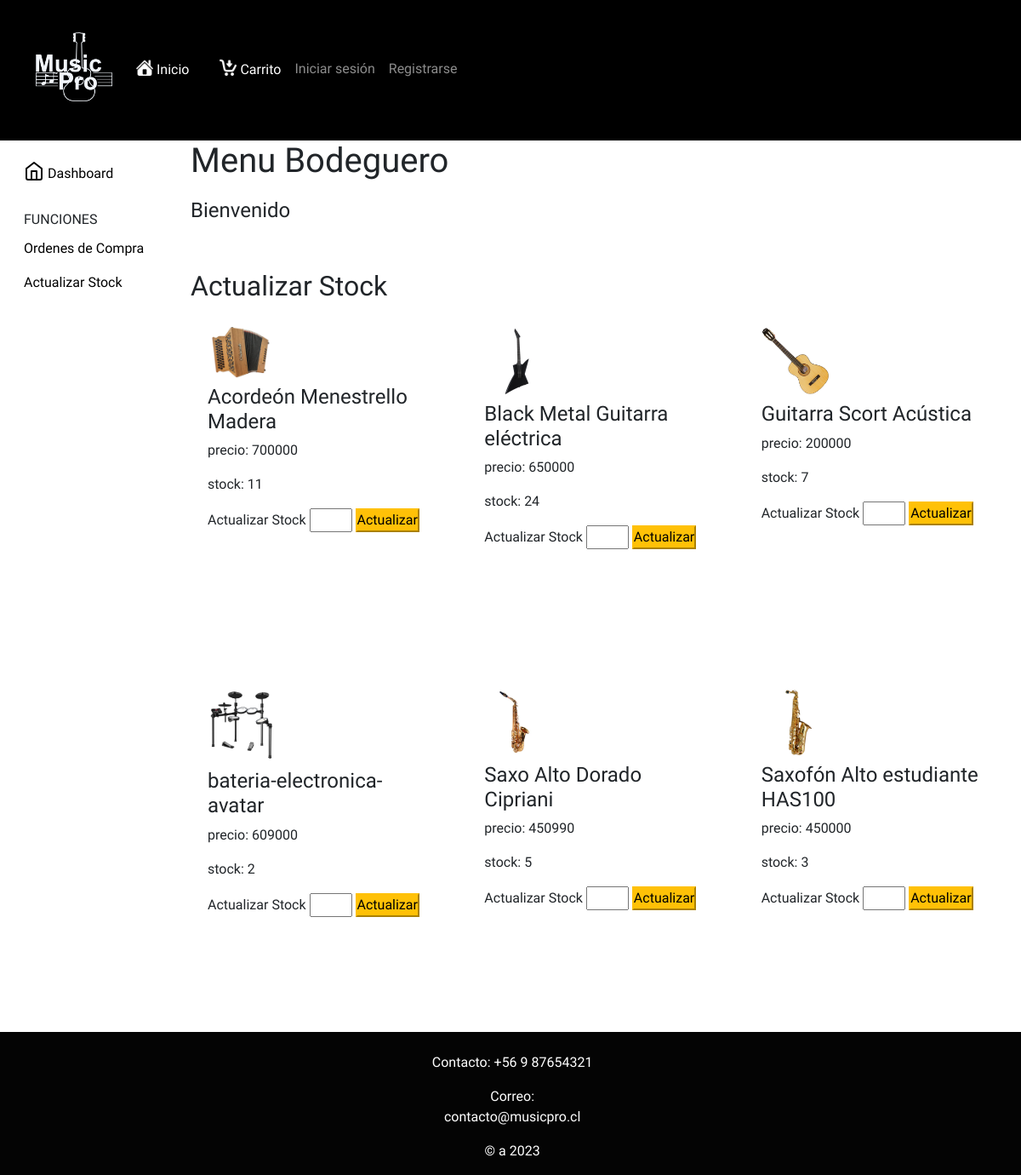
The page /bodegueroStock on the database as committed earlier.
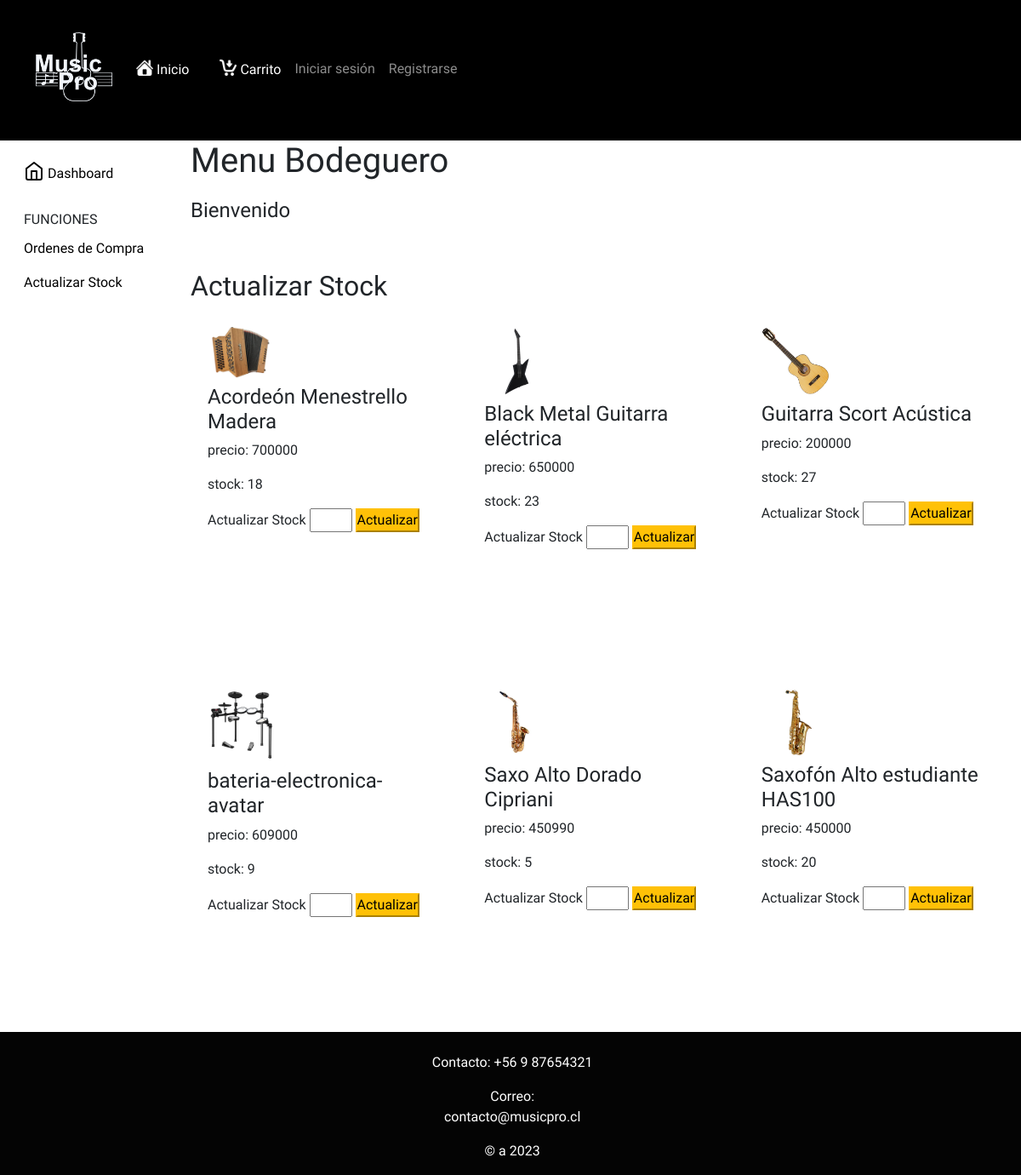
The same page on the database as committed later.
### core/models.py (models this page shows, shortened)
class Producto(models.Model):
    nombre = models.CharField(max_length=40)
    precio = models.IntegerField(default=0)
    stock = models.IntegerField(default=0)
    imagen =models.ImageField(upload_to='')
    descripcion = models.CharField(max_length=500, default='')
    idTipoProducto = models.ForeignKey(TipoProducto, on_delete=models.SET_NULL, null=True)

### core/views.py (the view)
# urls.py: path('bodegueroStock', bodegueroStock, name="bodegueroStock"),
def bodegueroStock(request):
    contexto = {
        'productos' : Producto.objects.all()
    }
    return render(request,'core/bodegueroStock.html', contexto)

### core/context_processor.py (called while the page is built)
def total_carrito(request):
    total = 0
    if 'carrito' in request.session:
        for key, value in request.session["carrito"].items():
            total += int(value["acumulado"])
    return {"total_carrito":total}

### core/templates/core/BodegueroStock.html (shortened to what this page needs)
{% extends "core/layout.html" %}
{% load static %}
{% block head %}
<link rel="stylesheet" href="{% static 'core/css/bodegueroStock.css' %}">
{% endblock %}
{% block content %}
<div class="container-fluid">
    <div class="row">
        <nav id="sidebarMenu" class="col-md-3 col-lg-2 d-md-block bg-body-tertiary sidebar collapse">
            <div class="position-sticky pt-3 sidebar-sticky">
                <ul class="nav flex-column">
                    <li class="nav-item">
                        <a class="nav-link active" aria-current="page" href="#" id="btnInicio" style="color: black;">
                            Dashboard
                        </a>
                    </li>
                    <h6
                        class="sidebar-heading d-flex justify-content-between align-items-center px-3 mt-4 mb-1 text-body-secondary text-uppercase">
                        <span>Funciones</span>
                    </h6>
                    <li class="nav-item">
                        <a class="nav-link" href="{% url 'bodeguero' %}" id="btnPagos" style="color: black;"> Ordenes de Compra</a>
                    </li>
                    <li class="nav-item">
                        <a class="nav-link" href="{% url 'bodegueroStock' %}" id="ActualizarStock" style="color: black;"> Actualizar Stock</a>
                    </li>
                </ul>
            </div>
        </nav>
        <main class="col-md-9 ms-sm-auto col-lg-10 px-md-4">
            <H1>Menu Bodeguero</H1>
            <div id="inicio" style="display: block; margin-top: 2%;">
                <h4>Bienvenido {{request.session.nombre}}</h4>
            </div>
            <br><br>
            <div id="tblEnvios" style="display: block;">
                <h2>Actualizar Stock</h2>
                <div class="row row-cols-3">
                    {% for i in productos %}
                    <div class="col-sm-4 mb-4">
                        <form action="/ActualizarStock/" method="post">
                            <div class="producto">
                            <img id="imgPro" src="/media/{{i.imagen}}" class="figure-img img-fluid">
                            <h4>{{i.nombre}}</h4>
                            <p>precio: {{i.precio}}</p>
                            <p>stock: {{i.stock}}</p>
                            <Label for="NewStock">Actualizar Stock</Label>
                            <input type="number" id="NewStock" name="NewStock"  size="4" class="" required>
                            <button type="submit" class="btn-warning"> Actualizar</button>
                            </div>
                        </form>
                    </div>
                    {% endfor %}
                </div>
            </div>
        </main>
    </div>
</div>
{% endblock %}

### core/templates/core/layout.html (shortened to what this page needs)
{% load static %}
<!DOCTYPE html>
<html lang="es">
<head>
    <link rel="stylesheet" href="{% static 'core/css/stylelayout.css' %}">
    <link href="https://cdn.jsdelivr.net/npm/bootstrap@5.1.3/dist/css/bootstrap.min.css" rel="stylesheet"
>
    {% block head %}{% endblock %}
</head>
<body class="d-flex flex-column align-items-center min-vh-100">
    <header style="min-width: 100%;">
        <nav class="navbar navbar-expand-lg navbar-dark ">
            <div class="container-fluid">
                <a href="{% url 'index' %}" ><img src="{% static 'core/img/logo_musicpro.png' %}" class="figure-img img-fluid" alt="logo" style=" width: 90px !important"></a>
                <div class="collapse navbar-collapse" id="navbarSupportedContent">
                    <ul class="navbar-nav me-auto mb-2 mb-lg-0" >
                        <li class="nav-item" >
                            <a class="nav-link active" aria-current="page" href="{% url 'index' %}"> <img src="{% static 'core/img/iconinicio.png' %}" alt="" class="figure-img img-fluid"> Inicio</a>
                        </li>
                        <li class="nav-item">
                            <a class="nav-link active" href="{% url 'carrito' %}"> <img src="{% static 'core/img/iconcarrito.png' %}" alt="" class="figure-img img-fluid"> Carrito</a>
                        </li>
                        {% if "email" in request.session %}
                        <li class="nav-item dropdown">
                            <a class="nav-link dropdown-toggle" href="#" role="button" data-bs-toggle="dropdown"
                                aria-expanded="false">
                                <img src="{% static 'core/img/iconcuenta.png' %}" alt="" class="figure-img img-fluid"> Mi Cuenta - {{ request.session.nombre }}
                            </a>
                            <ul class="dropdown-menu">
                                <li><a class="dropdown-item" href="{% url 'perfil' %}">Perfil</a></li>
                                <li><a class="dropdown-item" href="{% url 'historial' %}">Historial</a></li>
                                <li><a class="dropdown-item" href="{% url 'cerrarSesion' %}">Cerrar Sesion</a></li>
                            </ul>
                        </li>
                        {% if request.session.tipoUsuario == 1 %}
                        <li class="nav-item" >
                            <a class="nav-link active" aria-current="page" href="{% url 'administrador' %}"> Administrador</a>
                        </li>
                        {% endif %}
                        {% if request.session.tipoUsuario == 2 %}
                        <li class="nav-item" >
                            <a class="nav-link active" aria-current="page" href="{% url 'contador' %}"> Contador</a>
                        </li>
                        {% endif %}
                        {% if request.session.tipoUsuario == 3 %}
                        <li class="nav-item" >
                            <a class="nav-link active" aria-current="page" href="{% url 'vendedor' %}"> Vendedor</a>
                        </li>
                        {% endif %}
                        {% if request.session.tipoUsuario == 4 %}
                        <li class="nav-item" >
                            <a class="nav-link active" aria-current="page" href="{% url 'bodeguero' %}"> Bodeguero</a>
                        </li>
                        {% endif %}
                        {% else %}
                        <li class="nav-item">
                            <a class="nav-link" href="{% url 'login' %}">Iniciar sesión</a>
                        </li>
                        <li class="nav-item">
                            <a class="nav-link" href="{% url 'registro' %}" >Registrarse</a>
                        </li>
                        {% endif %}
                    </ul>
                </div>
            </div>
        </nav>
    </header>
    {% block content %}
    {% endblock %}
    <footer class="mt-auto w-100">
        <div id="info">
            <p>Contacto: +56 9 87654321</p>
            <p>Correo: contacto@musicpro.cl</p>
            <p>© a 2023</p>
        </div>
    </footer>
</body>
</html>

### core/static/core/css/stylelayout.css (style rules this page uses)
body { background-image: url("https://i.pinimg.com/564x/20/8b/9b/208b9ba35cebefbba9f945fb69f021ce.jpg"); background-repeat: no-repeat; background-position: center center; background-size: cover; background-attachment: fixed; }
.nav-link> img { margin-left: 20px; width: 20px; }
.nav-link { display: flex; justify-content: center; align-items: center; }
* { padding: 0; margin: 0; font-family: 'Chakra Petch', sans-serif; }
header { background: black; color: rgb(255, 255, 255); display: flex; justify-content: space-between; padding: 30px; }
#logo_header>a,img { width: 80px }
body { background-color: #ffffff; background-color: #ffffff; }
footer { font-family: 'Chakra Petch', sans-serif; background: rgba(0, 0, 0, 0.986); font-size: 5px; color: white; display: flex; justify-content: center; text-align:center; padding-top: 2%; }
#info > p { margin-left: 2%; font-size: medium; }

### core/static/core/css/bodegueroStock.css (style rules this page uses)
.producto { width: 100%; height: 400px; padding: 20px; background-color: white; border-radius: 5px; }
#NewStock { width: 50px; }

Rows that differ between the two databases and show on the page:
changed Producto "Acordeón Menestrello Madera": stock "11" → "18"
changed Producto "Black Metal Guitarra eléctrica": stock "24" → "23"
changed Producto "Guitarra Scort Acústica": stock "7" → "27"
changed Producto "bateria-electronica-avatar": stock "2" → "9"
changed Producto "Saxofón Alto estudiante HAS100": stock "3" → "20"
